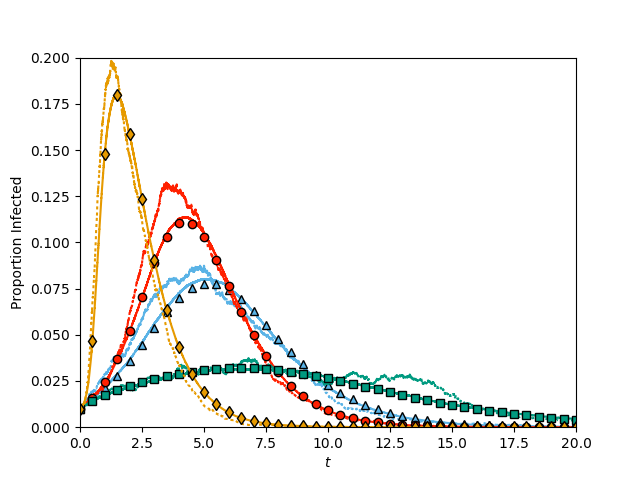

This chart was generated by the following Python code:
import networkx as nx
import EoN
from collections import defaultdict
import matplotlib.pyplot as plt
import scipy 
import random

colors = ['#5AB3E6','#FF2000','#009A80','#E69A00', '#CD9AB3', '#0073B3','#F0E442']
rho = 0.01
Nbig=500000
Nsmall = 5000
tau =0.4
gamma = 1.

def poisson():
    return scipy.random.poisson(5)
def PsiPoisson(x):
    return scipy.exp(-5*(1-x))
def DPsiPoisson(x):
    return 5*scipy.exp(-5*(1-x))

bimodalPk = {8:0.5, 2:0.5}
def PsiBimodal(x):
    return (x**8 +x**2)/2.
def DPsiBimodal(x):
    return(8*x**7 + 2*x)/2.

def homogeneous():
    return 5
def PsiHomogeneous(x):
    return x**5
def DPsiHomogeneous(x):
    return 5*x**4


PlPk = {}
exponent = 1.418184432
kave = 0
for k in range(1,81):
    PlPk[k]=k**(-exponent)*scipy.exp(-k*1./40)
    kave += k*PlPk[k]

normfact= sum(PlPk.values())
for k in PlPk:
    PlPk[k] /= normfact

#def trunc_pow_law():
#    r = random.random()
#    for k in PlPk:
#        r -= PlPk[k]
#        if r<0:
#            return k


def PsiPowLaw(x):
    #print PlPk
    rval = 0
    for k in PlPk:
        rval += PlPk[k]*x**k
    return rval

def DPsiPowLaw(x):
    rval = 0
    for k in PlPk:
        rval += k*PlPk[k]*x**(k-1)
    return rval


def get_G(N, Pk):
    while True:
        ks = []
        for ctr in range(N):
            r = random.random()
            for k in Pk:
                if r<Pk[k]:
                    break
                else:
                    r-= Pk[k]
            ks.append(k)
        if sum(ks)%2==0:
            break
    G = nx.configuration_model(ks)
    return G


report_times = scipy.linspace(0,20,41)


def process_degree_distribution(Gbig, Gsmall, color, Psi, DPsi, symbol):
    t, S, I, R = EoN.fast_SIR(Gsmall, tau, gamma, rho=rho)
    plt.plot(t, I*1./Gsmall.order(), ':', color = color)
    t, S, I, R = EoN.fast_SIR(Gbig, tau, gamma, rho=rho)
    plt.plot(t, I*1./Gbig.order(), color = color)
    N= Gbig.order()#N is arbitrary, but included because our implementation of EBCM assumes N is given.
    t, S, I, R = EoN.EBCM(N, lambda x: (1-rho)*Psi(x), lambda x: (1-rho)*DPsi(x), tau, gamma, 1-rho)
    I = EoN.subsample(report_times, t, I)
    plt.plot(report_times, I/N, symbol, color = color, markeredgecolor='k')

#Erdos Renyi
Gsmall = nx.fast_gnp_random_graph(Nsmall, 5./(Nsmall-1))
Gbig = nx.fast_gnp_random_graph(Nbig, 5./(Nbig-1))
process_degree_distribution(Gbig, Gsmall, colors[0], PsiPoisson, DPsiPoisson, '^') 

#Bimodal
Gsmall = get_G(Nsmall, bimodalPk)
Gbig = get_G(Nbig, bimodalPk)
process_degree_distribution(Gbig, Gsmall, colors[1], PsiBimodal, DPsiBimodal, 'o')

#Homogeneous
Gsmall = get_G(Nsmall, {5:1.})
Gbig = get_G(Nbig, {5:1.})
process_degree_distribution(Gbig, Gsmall, colors[2], PsiHomogeneous, DPsiHomogeneous, 's')

#Powerlaw
Gsmall = get_G(Nsmall, PlPk)
Gbig = get_G(Nbig, PlPk)
process_degree_distribution(Gbig, Gsmall, colors[3], PsiPowLaw, DPsiPowLaw, 'd')


plt.axis(xmin=0, ymin=0, xmax = 20, ymax = 0.2)
plt.xlabel('$t$')
plt.ylabel('Proportion Infected')
plt.savefig('fig6p24.png')